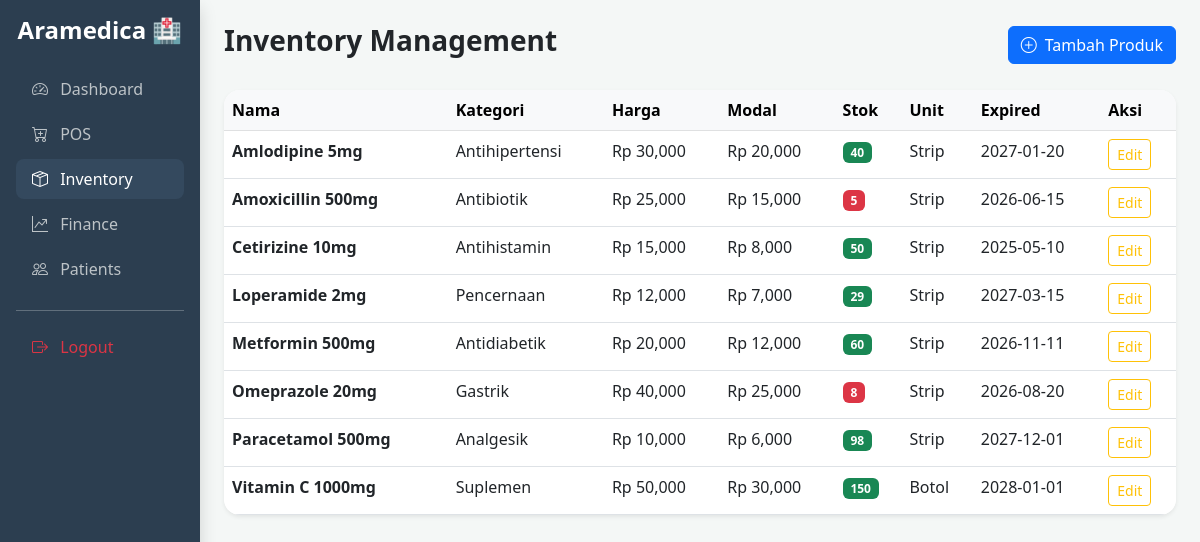
The page /inventory (signed in) on the database its author committed.
### tables this page shows
CREATE TABLE products (
            id INTEGER PRIMARY KEY AUTOINCREMENT,
            name TEXT NOT NULL,
            category TEXT,
            price REAL NOT NULL,
            cost REAL NOT NULL,
            stock INTEGER NOT NULL DEFAULT 0,
            min_stock INTEGER DEFAULT 10,
            unit TEXT,
            expiry_date DATE,
            description TEXT
        );

### app.py (the view)
@app.route('/inventory')
def inventory():
    if not session.get('logged_in'): return redirect(url_for('login'))
    with get_db() as conn:
        products = conn.execute("SELECT * FROM products ORDER BY name").fetchall()
    return render_template('admin/inventory.html', products=products)

### app.py (called while the page is built)
def get_db():
    conn = sqlite3.connect(DB_PATH)
    conn.row_factory = sqlite3.Row
    return conn

### templates/admin/inventory.html (shortened to what this page needs)
<!DOCTYPE html>
<html lang="id">
<head>
    <link href="https://cdn.jsdelivr.net/npm/bootstrap@5.3.0/dist/css/bootstrap.min.css" rel="stylesheet">
    <link rel="stylesheet" href="https://cdn.jsdelivr.net/npm/bootstrap-icons@1.11.1/font/bootstrap-icons.css">
</head>
<body>
    <div class="container-fluid">
        <div class="row">
            <div class="col-md-2 sidebar p-3 shadow">
                <div class="text-center mb-4">
                    <h4 class="fw-bold">Aramedica 🏥</h4>
                </div>
                <nav class="nav flex-column">
                    <a class="nav-link" href="/dashboard"><i class="bi bi-speedometer2 me-2"></i> Dashboard</a>
                    <a class="nav-link" href="/pos"><i class="bi bi-cart-plus me-2"></i> POS</a>
                    <a class="nav-link active" href="/inventory"><i class="bi bi-box-seam me-2"></i> Inventory</a>
                    <a class="nav-link" href="/finance"><i class="bi bi-graph-up-arrow me-2"></i> Finance</a>
                    <a class="nav-link" href="/patients"><i class="bi bi-people me-2"></i> Patients</a>
                    <hr>
                    <a class="nav-link text-danger" href="/logout"><i class="bi bi-box-arrow-right me-2"></i> Logout</a>
                </nav>
            </div>
            <div class="col-md-10 p-4">
                <div class="d-flex justify-content-between align-items-center mb-4">
                    <h3 class="fw-bold">Inventory Management</h3>
                    <button class="btn btn-primary" data-bs-toggle="modal" data-bs-target="#addModal"><i class="bi bi-plus-circle me-2"></i>Tambah Produk</button>
                </div>
                <div class="card shadow-sm border-0 rounded-4 overflow-hidden">
                    <div class="table-responsive">
                        <table class="table table-hover mb-0">
                            <thead class="table-light">
                                <tr>
                                    <th>Nama</th>
                                    <th>Kategori</th>
                                    <th>Harga</th>
                                    <th>Modal</th>
                                    <th>Stok</th>
                                    <th>Unit</th>
                                    <th>Expired</th>
                                    <th>Aksi</th>
                                </tr>
                            </thead>
                            <tbody>
                                {% for p in products %}
                                <tr>
                                    <td class="fw-bold">{{ p.name }}</td>
                                    <td>{{ p.category }}</td>
                                    <td>Rp {{ "{:,.0f}".format(p.price) }}</td>
                                    <td>Rp {{ "{:,.0f}".format(p.cost) }}</td>
                                    <td>
                                        <span class="badge {{ 'bg-danger' if p.stock <= p.min_stock else 'bg-success' }}">
                                            {{ p.stock }}
                                        </span>
                                    </td>
                                    <td>{{ p.unit }}</td>
                                    <td>{{ p.expiry_date }}</td>
                                    <td>
                                        <button class="btn btn-sm btn-outline-warning" data-bs-toggle="modal" data-bs-target="#editModal{{ p.id }}">Edit</button>
                                    </td>
                                </tr>
                                {% endfor %}
                            </tbody>
                        </table>
                    </div>
                </div>
            </div>
        </div>
    </div>
</body>
</html>

### templates/admin/inventory.html (style rules this page uses)
body { background-color: #f4f7f6; }
.sidebar { min-height: 100vh; background: #2c3e50; color: white; }
.sidebar .nav-link { color: #bdc3c7; transition: 0.3s; border-radius: 8px; margin-bottom: 5px; }
.sidebar .nav-link:hover, .sidebar .nav-link.active { background: #34495e; color: white; }

### rows shown on the page
products: name "Amlodipine 5mg", category "Antihipertensi", price "30,000", cost "20,000", stock "40", unit "Strip", expiry_date "2027-01-20"
products: name "Amoxicillin 500mg", category "Antibiotik", price "25,000", cost "15,000", stock "5", unit "Strip", expiry_date "2026-06-15"
products: name "Cetirizine 10mg", category "Antihistamin", price "15,000", cost "8,000", stock "50", unit "Strip", expiry_date "2025-05-10"
products: name "Loperamide 2mg", category "Pencernaan", price "12,000", cost "7,000", stock "29", unit "Strip", expiry_date "2027-03-15"
products: name "Metformin 500mg", category "Antidiabetik", price "20,000", cost "12,000", stock "60", unit "Strip", expiry_date "2026-11-11"
products: name "Omeprazole 20mg", category "Gastrik", price "40,000", cost "25,000", stock "8", unit "Strip", expiry_date "2026-08-20"
products: name "Paracetamol 500mg", category "Analgesik", price "10,000", cost "6,000", stock "98", unit "Strip", expiry_date "2027-12-01"
products: name "Vitamin C 1000mg", category "Suplemen", price "50,000", cost "30,000", stock "150", unit "Botol", expiry_date "2028-01-01"
